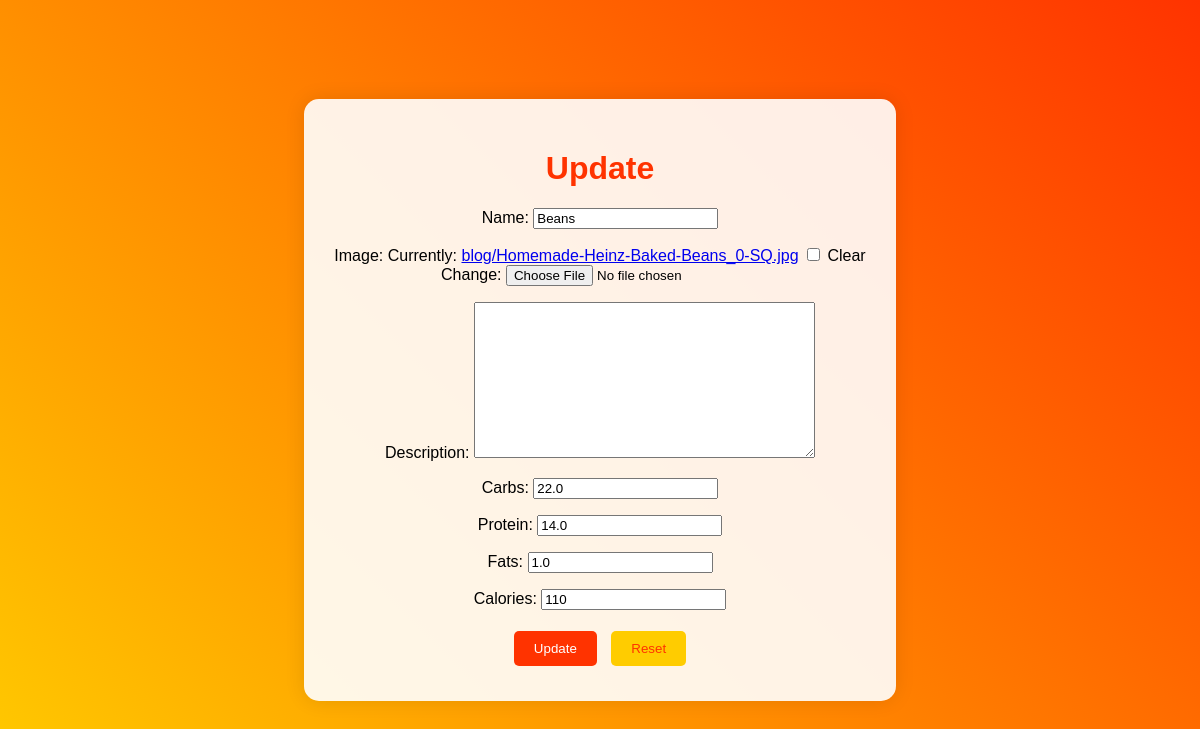
The page /food/3/update/ on the database its author committed.
### blog/models.py (models this page shows, shortened)
class Food(models.Model):
    name = models.CharField(max_length=100)
    image = models.ImageField(upload_to='blog/', blank=True)
    description = models.TextField(blank=True)
    carbs = models.FloatField()
    protein = models.FloatField()
    fats = models.FloatField()
    calories = models.IntegerField()

### blog/views.py (the view, shortened to what this page needs)
# urls.py: path('food/<int:id>/update/', views.FoodUpdateView.as_view()),
class FoodUpdateView(generic.UpdateView):
    template_name = "CRUD/food_update.html"
    form_class = forms.FoodForm
    success_url = "/food/"
    def get_object(self, **kwargs):
        food_id = self.kwargs.get("id")
        return get_object_or_404(models.Food, id=food_id)

### blog/forms.py
class FoodForm(forms.ModelForm):
    class Meta:
        model = models.Food
        fields = "__all__"

### templates/CRUD/food_update.html (shortened to what this page needs)
<!DOCTYPE html>
<html lang="en">
<head>
</head>
<body>
<div id="container">
    <div id="form-container">
        <h1>Update</h1>
        <form method="POST" enctype="multipart/form-data">
            {{form.as_p}}
            <button type="submit">Update</button>
            <button type="reset">Reset</button>
        </form>
    </div>
</div>
</body>
</html>

### templates/CRUD/food_update.html (style rules this page uses)
body { font-family: Arial, sans-serif; margin: 0; padding: 0; background: linear-gradient(45deg, #ffcc00, #ff3300); }
#container { display: flex; justify-content: center; align-items: center; height: 100vh; }
#form-container { background-color: rgba(255, 255, 255, 0.9); padding: 30px; border-radius: 15px; box-shadow: 0 0 20px rgba(0, 0, 0, 0.1); text-align: center; animation: fadeIn 1s ease-in-out; }
h1 { color: #ff3300; }
button { padding: 10px 20px; margin: 5px; border: none; border-radius: 5px; cursor: pointer; transition: all 0.3s ease; }
button[type="submit"] { background-color: #ff3300; color: white; }
button[type="reset"] { background-color: #ffcc00; color: #ff3300; }

### rows shown on the page
Food: name "Beans", carbs "22.0", protein "14.0", fats "1.0", calories "110"
